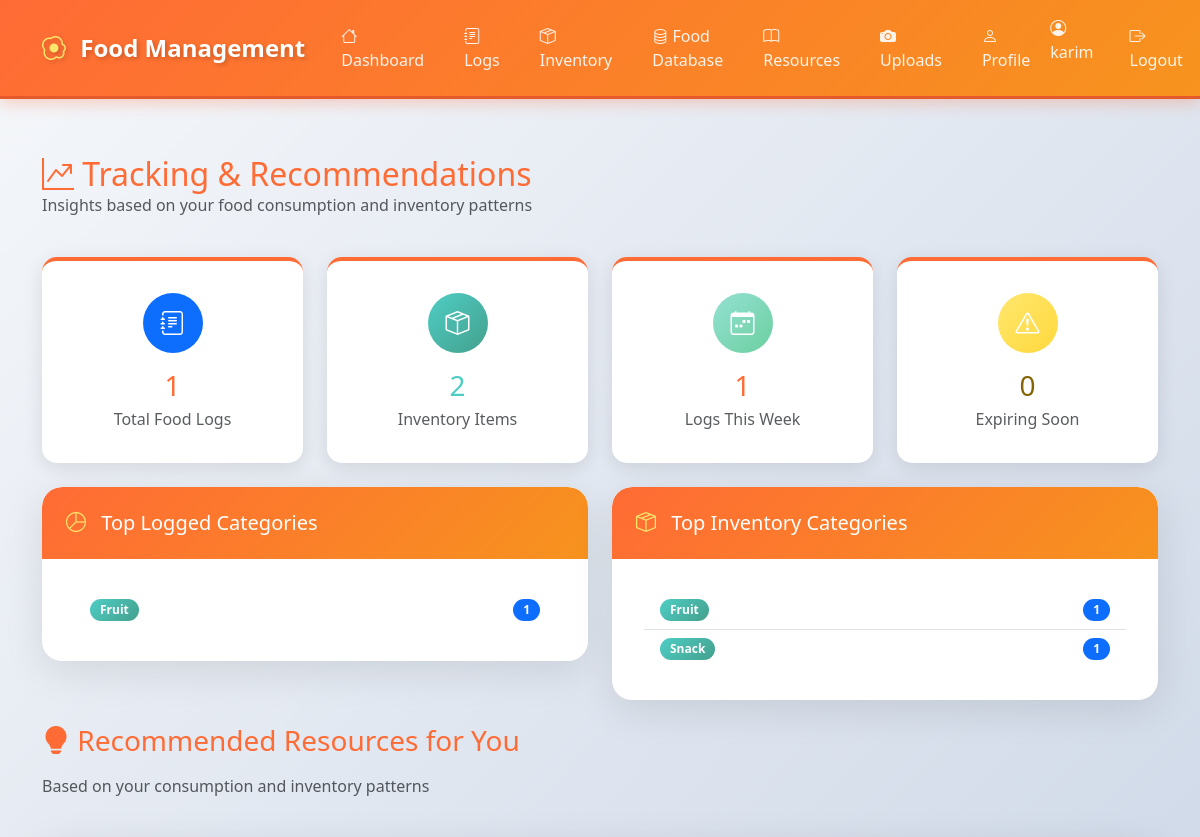
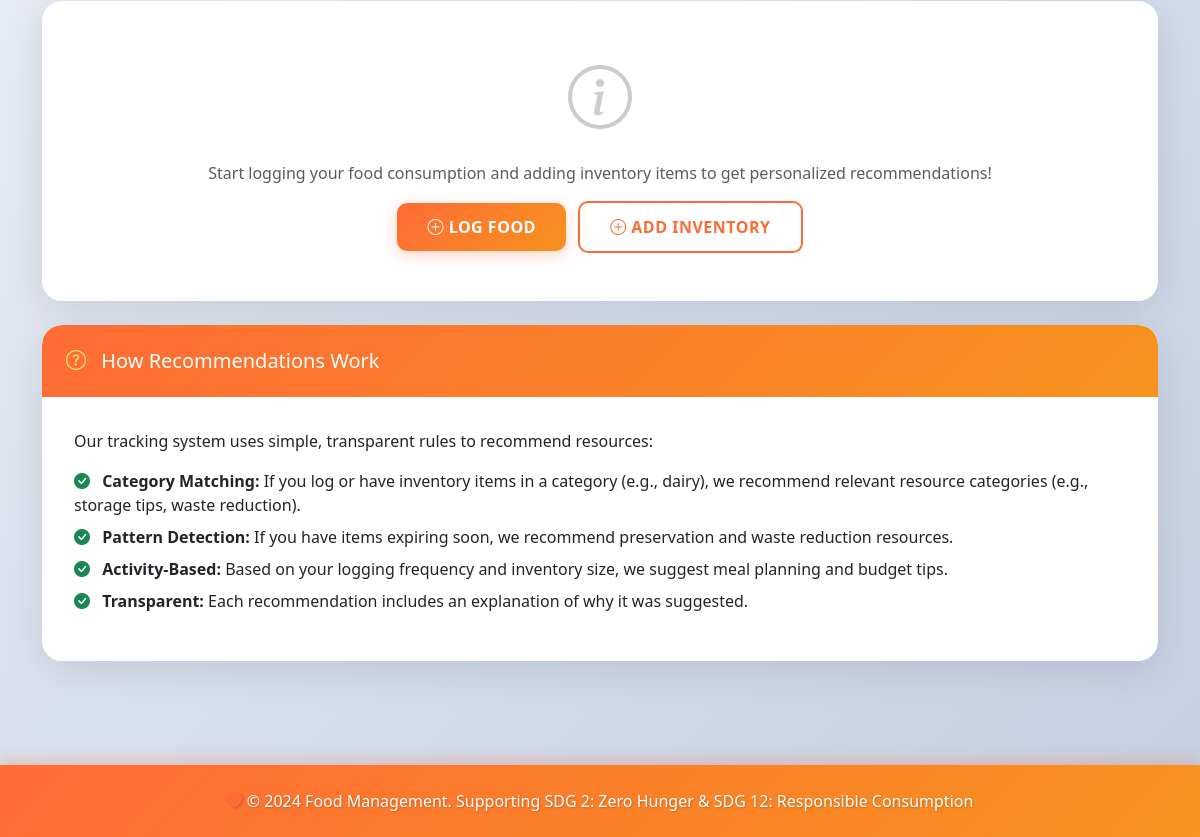
The app's page /resources/tracking/ (signed in), older data (2 pictures, top to bottom).
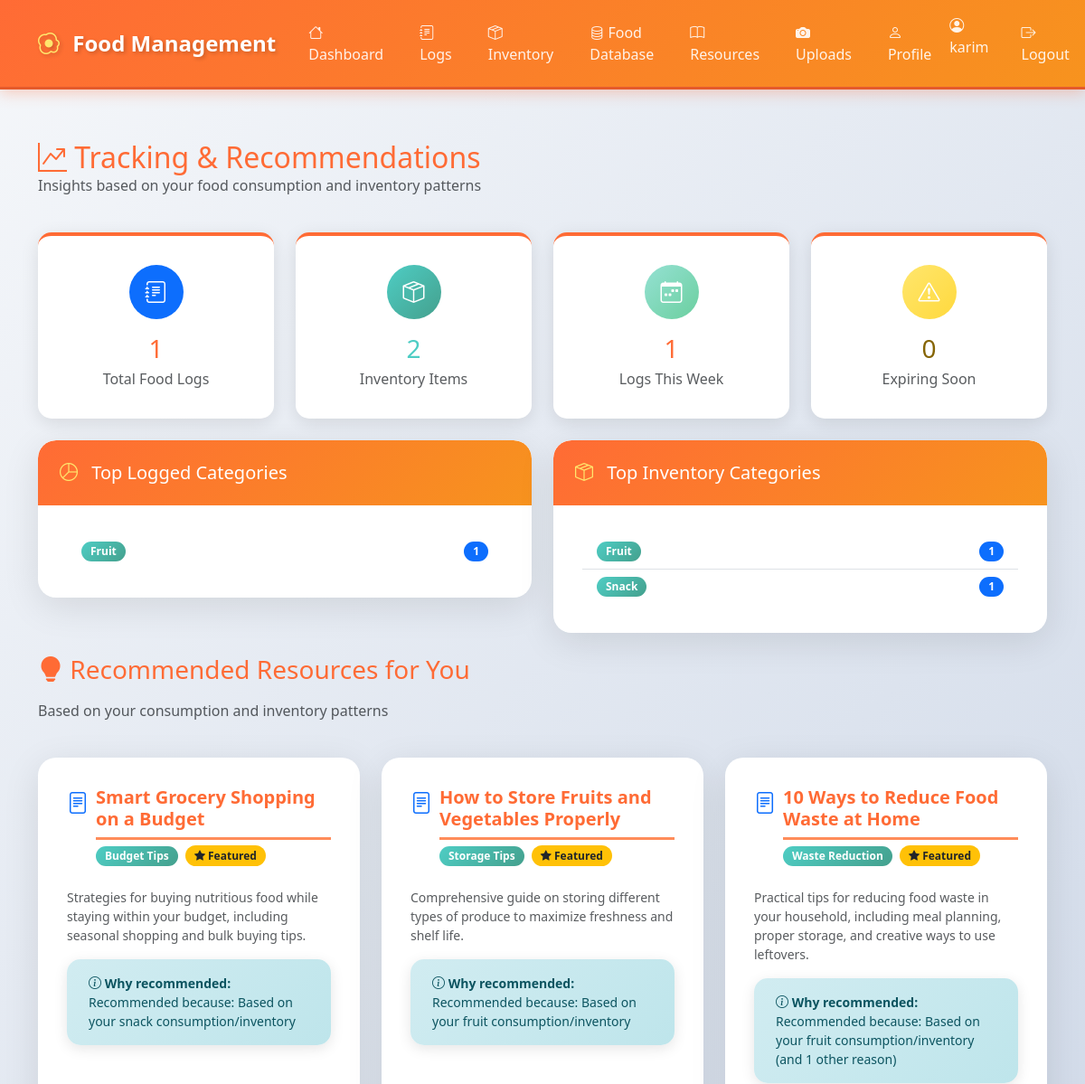
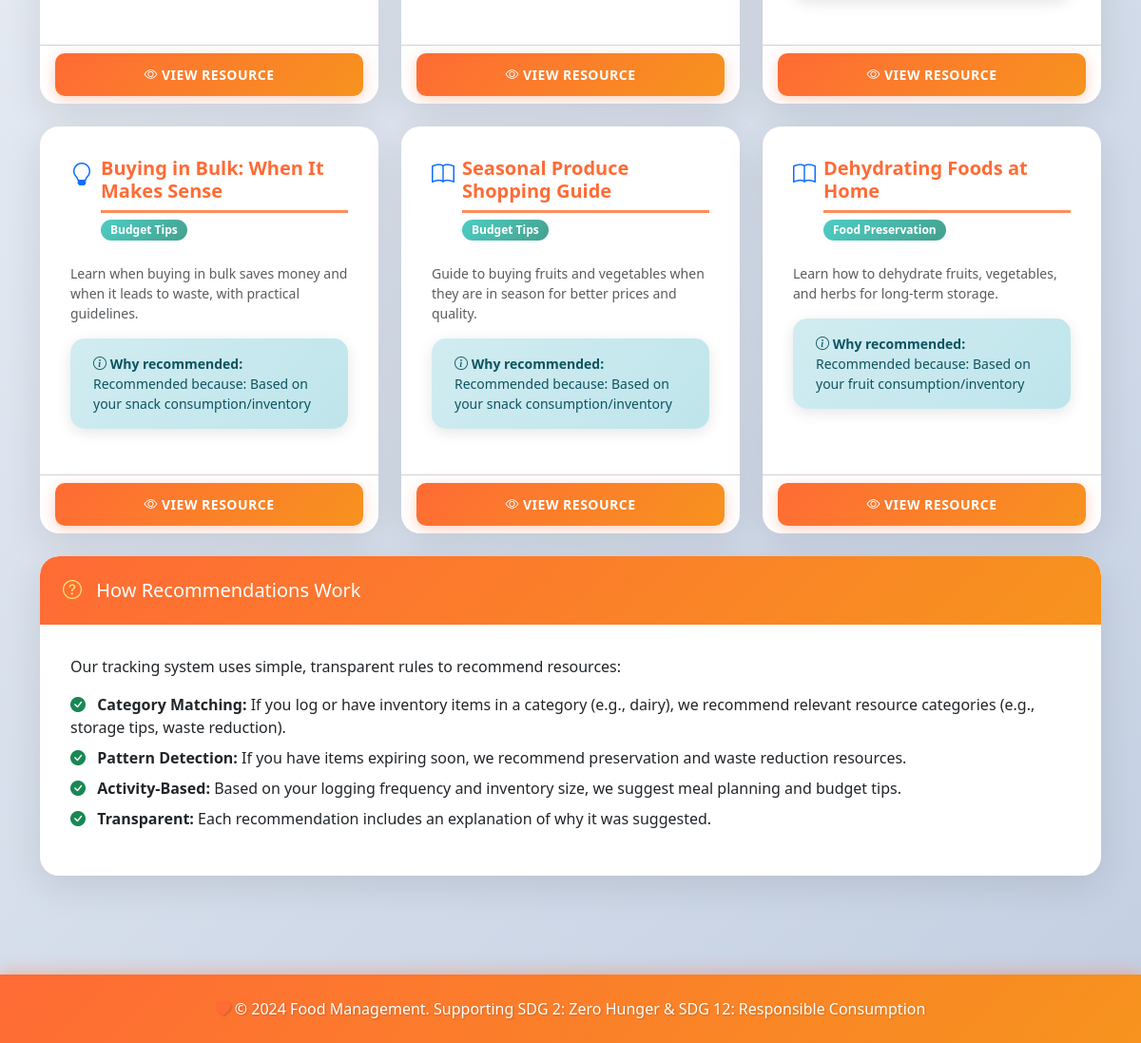
The same page, newer data (2 pictures, top to bottom).
### inventory/models.py (models this page shows, shortened)
class InventoryItem(models.Model):
    CATEGORY_CHOICES = [
        ('vegetable', 'Vegetable'),
        ('fruit', 'Fruit'),
        ('dairy', 'Dairy'),
        ('meat', 'Meat'),
        ('grain', 'Grain'),
        ('beverage', 'Beverage'),
        ('snack', 'Snack'),
        ('frozen', 'Frozen'),
        ('canned', 'Canned'),
        ('other', 'Other'),
    ]
    UNIT_CHOICES = [
        ('kg', 'Kilogram (kg)'),
        ('g', 'Gram (g)'),
        ('lb', 'Pound (lb)'),
        ('oz', 'Ounce (oz)'),
        ('l', 'Liter (l)'),
        ('ml', 'Milliliter (ml)'),
        ('cup', 'Cup'),
        ('piece', 'Piece'),
        ('pack', 'Pack'),
    ]
    STATUS_CHOICES = [
        ('fresh', 'Fresh'),
        ('expiring_soon', 'Expiring Soon'),
        ('expired', 'Expired'),
        ('consumed', 'Consumed'),
    ]
    user = models.ForeignKey(User, on_delete=models.CASCADE, related_name='inventory_items')
    item_name = models.CharField(max_length=255, help_text="Name of the food item")
    quantity = models.DecimalField(
        max_digits=10,
        decimal_places=2,
        validators=[MinValueValidator(0)],
        help_text="Current quantity"
    )
    unit = models.CharField(max_length=20, choices=UNIT_CHOICES, default='piece')
    category = models.CharField(max_length=50, choices=CATEGORY_CHOICES, default='other')
    purchase_date = models.DateField(help_text="Date when the item was purchased")
    expiration_date = models.DateField(
        blank=True,
        null=True,
        help_text="Expected expiration date (optional)"
    )
    status = models.CharField(max_length=20, choices=STATUS_CHOICES, default='fresh')
    notes = models.TextField(blank=True, null=True, help_text="Additional notes")
    created_at = models.DateTimeField(auto_now_add=True)
    updated_at = models.DateTimeField(auto_now=True)
    class Meta:
        verbose_name = "Inventory Item"
        verbose_name_plural = "Inventory Items"
        ordering = ['expiration_date', 'item_name']
        indexes = [
            models.Index(fields=['user', 'status']),
            models.Index(fields=['expiration_date']),
            models.Index(fields=['category']),
        ]

### resources/models.py (models this page shows, shortened)
class Resource(models.Model):
    CATEGORY_CHOICES = [
        ('waste_reduction', 'Waste Reduction'),
        ('budget_tips', 'Budget Tips'),
        ('meal_planning', 'Meal Planning'),
        ('storage_tips', 'Storage Tips'),
        ('nutrition', 'Nutrition'),
        ('sustainability', 'Sustainability'),
        ('cooking_tips', 'Cooking Tips'),
        ('preservation', 'Food Preservation'),
        ('shopping', 'Smart Shopping'),
        ('other', 'Other'),
    ]
    TYPE_CHOICES = [
        ('article', 'Article'),
        ('video', 'Video'),
        ('guide', 'Guide'),
        ('tip', 'Tip'),
        ('recipe', 'Recipe'),
        ('tool', 'Tool'),
        ('website', 'Website'),
    ]
    title = models.CharField(max_length=255, help_text="Title of the resource")
    description = models.TextField(help_text="Description of the resource")
    url = models.URLField(
        blank=True,
        null=True,
        help_text="URL to the resource (if applicable)"
    )
    category = models.CharField(
        max_length=50,
        choices=CATEGORY_CHOICES,
        help_text="Category of the resource"
    )
    resource_type = models.CharField(
        max_length=20,
        choices=TYPE_CHOICES,
        default='article',
        help_text="Type of resource"
    )
    featured = models.BooleanField(
        default=False,
        help_text="Mark as featured resource"
    )
    created_at = models.DateTimeField(auto_now_add=True)
    updated_at = models.DateTimeField(auto_now=True)
    class Meta:
        verbose_name = "Resource"
        verbose_name_plural = "Resources"
        ordering = ['-featured', 'category', 'title']
        indexes = [
            models.Index(fields=['category']),
            models.Index(fields=['resource_type']),
            models.Index(fields=['featured']),
        ]
    def get_type_icon(self):
        icons = {
            'article': 'bi-file-text',
            'video': 'bi-play-circle',
            'guide': 'bi-book',
            'tip': 'bi-lightbulb',
            'recipe': 'bi-egg-fried',
            'tool': 'bi-tools',
            'website': 'bi-globe',
        }
        return icons.get(self.resource_type, 'bi-file')

### resources/views.py (the view)
# urls.py: path('tracking/', views.tracking_view, name='tracking'),
@login_required
def tracking_view(request):
    analyzer = TrackingAnalyzer(request.user)
    summary = analyzer.get_summary()
    recommendations = analyzer.get_recommendations(limit=6)
    insights = analyzer.get_insights()
    context = {
        'summary': summary,
        'recommendations': recommendations,
        'insights': insights,
    }
    return render(request, 'resources/tracking.html', context)

### resources/tracking.py (called while the page is built, shortened)
    def _generate_explanation(self, resource_category, reasons):
        category_dict = dict(Resource.CATEGORY_CHOICES)
        category_display = category_dict.get(resource_category, resource_category.replace('_', ' ').title())
        if not reasons:
            return f"Related to: {category_display}"
        if len(reasons) == 1:
            return f"Recommended because: {reasons[0]}"
        else:
            main_reason = reasons[0]
            return f"Recommended because: {main_reason} (and {len(reasons)-1} other reason{'s' if len(reasons) > 2 else ''})"

    def get_insights(self):
        insights = []
        expiring_count = self.inventory_items.filter(status='expiring_soon').count()
        expired_count = self.inventory_items.filter(status='expired').count()
        week_ago = timezone.now().date() - timedelta(days=7)
        recent_logs = self.food_logs.filter(date_consumed__gte=week_ago).count()
        return insights

### templates/resources/tracking.html (shortened to what the changed rows need)
{% extends 'base.html' %}
{% block content %}
<div class="row mb-4">
    <div class="col-12">
        <h2 class="text-primary-custom mb-0">
            <i class="bi bi-graph-up-arrow"></i> Tracking & Recommendations
        </h2>
    </div>
</div>
<div class="row mb-4">
    <div class="col-md-6">
        <div class="card">
            <div class="card-body">
                {% if summary.top_logged_categories %}
                    <ul class="list-group list-group-flush">
                        {% for category, count in summary.top_logged_categories.items %}
                        <li class="list-group-item d-flex justify-content-between align-items-center">
                            <span class="badge" style="background: var(--gradient-secondary);">
                                {{ category|title }}
                            </span>
                            <span class="badge bg-primary rounded-pill">{{ count }}</span>
                        </li>
                        {% endfor %}
                    </ul>
                {% else %}
                    <p class="text-muted text-center py-3">No food logs yet. Start logging to see your patterns!</p>
                {% endif %}
            </div>
        </div>
    </div>
    <div class="col-md-6">
        <div class="card">
            <div class="card-body">
                {% if summary.top_inventory_categories %}
                    <ul class="list-group list-group-flush">
                        {% for category, count in summary.top_inventory_categories.items %}
                        <li class="list-group-item d-flex justify-content-between align-items-center">
                            <span class="badge" style="background: var(--gradient-secondary);">
                                {{ category|title }}
                            </span>
                            <span class="badge bg-primary rounded-pill">{{ count }}</span>
                        </li>
                        {% endfor %}
                    </ul>
                {% else %}
                    <p class="text-muted text-center py-3">No inventory items yet. Add items to see your patterns!</p>
                {% endif %}
            </div>
        </div>
    </div>
</div>
{% if recommendations %}
<div class="row g-4">
    {% for resource, category, explanation in recommendations %}
    <div class="col-md-6 col-lg-4">
        <div class="card h-100">
            <div class="card-body">
                <div class="d-flex align-items-start mb-3">
                    <i class="bi {{ resource.get_type_icon }} text-primary me-2" style="font-size: 1.5rem;"></i>
                    <div class="flex-grow-1">
                        <h5 class="card-title mb-1">{{ resource.title }}</h5>
                        <div class="mb-2">
                            <span class="badge" style="background: var(--gradient-secondary);">
                                {{ resource.get_category_display }}
                            </span>
                            {% if resource.featured %}
                            <span class="badge bg-warning text-dark ms-1">
                                <i class="bi bi-star-fill"></i> Featured
                            </span>
                            {% endif %}
                        </div>
                    </div>
                </div>
                <p class="card-text text-muted small">{{ resource.description|truncatewords:20 }}</p>
                <div class="alert alert-info small mb-3">
                    <i class="bi bi-info-circle"></i> <strong>Why recommended:</strong><br>
                    {{ explanation }}
                </div>
            </div>
            <div class="card-footer bg-transparent">
                <a href="{% url 'resources:detail' resource.pk %}" class="btn btn-sm btn-primary w-100">
                    <i class="bi bi-eye"></i> View Resource
                </a>
            </div>
        </div>
    </div>
    {% endfor %}
</div>
{% else %}
<div class="card">
    <div class="card-body text-center py-5">
        <i class="bi bi-info-circle" style="font-size: 4rem; color: #ccc;"></i>
        <p class="text-muted mt-3">Start logging your food consumption and adding inventory items to get personalized recommendations!</p>
        <div class="mt-3">
            <a href="{% url 'logs:create' %}" class="btn btn-primary me-2">
                <i class="bi bi-plus-circle"></i> Log Food
            </a>
            <a href="{% url 'inventory:create' %}" class="btn btn-outline-primary">
                <i class="bi bi-plus-circle"></i> Add Inventory
            </a>
        </div>
    </div>
</div>
{% endif %}
{% endblock %}

Row changes from the older to the newer data that the page shows:
added Resource: title "Smart Grocery Shopping on a Budget", category "Budget Tips", featured True (drawn), description "Strategies for buying nutritious food while staying within your budget, including seasonal shopping and bulk buying tips.", explanation "Recommended because: Based on your snack consumption/inventory"
added Resource: title "How to Store Fruits and Vegetables Properly", category "Storage Tips", featured True (drawn), description "Comprehensive guide on storing different types of produce to maximize freshness and shelf life.", explanation "Recommended because: Based on your fruit consumption/inventory"
added Resource: title "10 Ways to Reduce Food Waste at Home", category "Waste Reduction", featured True (drawn), description "Practical tips for reducing food waste in your household, including meal planning, proper storage, and creative ways to use leftovers.", explanation "Recommended because: Based on your fruit consumption/inventory (and 1 other reason)"
added Resource: title "Buying in Bulk: When It Makes Sense", category "Budget Tips", description "Learn when buying in bulk saves money and when it leads to waste, with practical guidelines.", explanation "Recommended because: Based on your snack consumption/inventory"
added Resource: title "Seasonal Produce Shopping Guide", category "Budget Tips", description "Guide to buying fruits and vegetables when they are in season for better prices and quality.", explanation "Recommended because: Based on your snack consumption/inventory"
added Resource: title "Dehydrating Foods at Home", category "Food Preservation", description "Learn how to dehydrate fruits, vegetables, and herbs for long-term storage.", explanation "Recommended because: Based on your fruit consumption/inventory"
Text that changed along with them:
text no longer shown: "Start logging your food consumption and adding inventory items to get personalized recommendations! LOG FOOD ADD INVENTORY"
